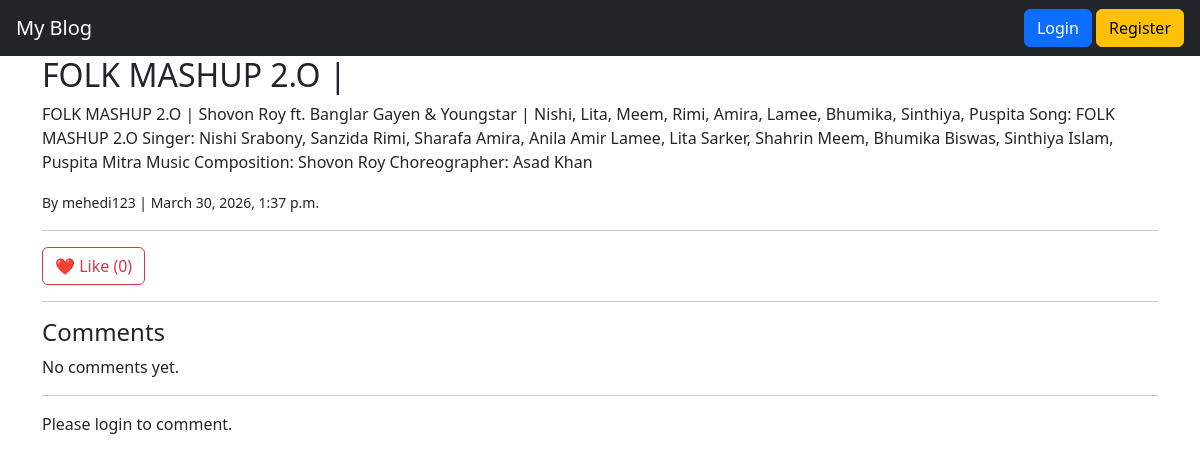
The app's page /post/2/ with its own data.
### blog/models.py (models this page shows, shortened)
class Post(models.Model):
    title = models.CharField(max_length=200)
    content = models.TextField()
    author = models.ForeignKey(User, on_delete=models.CASCADE)
    created_at = models.DateTimeField(auto_now_add=True)
    likes = models.ManyToManyField(User, related_name='post_likes', blank=True)
    def total_likes(self):
        return self.likes.count()

### blog/views.py (the view)
# urls.py: path('post/<int:id>/', views.post_detail, name='post_detail'),
def post_detail(request, id):
    post = Post.objects.get(id=id)
    comments = post.comments.all()
    return render(request, 'post_detail.html', {
        'post': post,
        'comments': comments
    })

### blog/templates/post_detail.html (shortened to what this page needs)
{% extends 'base.html' %}
{% block content %}
<h2>{{ post.title }}</h2>
<p>{{ post.content }}</p>
<small>By {{ post.author }} | {{ post.created_at }}</small>
<hr>
<form action="{% url 'like_post' post.id %}" method="POST">
    <button class="btn btn-outline-danger">
        ❤️ Like ({{ post.total_likes }})
    </button>
</form>
<hr>
<h4>Comments</h4>
{% for comment in comments %}
<div class="border p-2 mt-2">
    <strong>{{ comment.user }}</strong>
    <p>{{ comment.content }}</p>
</div>
{% empty %}
<p>No comments yet.</p>
{% endfor %}
<hr>
{% if user.is_authenticated %}
<form action="{% url 'add_comment' post.id %}" method="POST">
    {% csrf_token %}
    <textarea name="content" class="form-control" placeholder="Write a comment..." required></textarea>
    <br>
    <button class="btn btn-success">Add Comment</button>
</form>
{% else %}
<p>Please login to comment.</p>
{% endif %}
{% endblock %}

### records on screen
Post: title "FOLK MASHUP 2.O |", content "FOLK MASHUP 2.O | Shovon Roy ft. Banglar Gayen & Youngstar | Nishi, Lita, Meem, Rimi, Amira, Lamee, Bhumika, Sinthiya, Puspita Song: FOLK MASHUP 2.O Singer: Nishi Srabony, Sanzida Rimi, Sharafa Amira, Anila Amir Lamee, Lita Sarker, Shahrin Meem, Bhumika Biswas, Sinthiya Islam, Puspita Mitra Music Composition: Shovon Roy Choreographer: Asad Khan", author "mehedi123", created_at "March 30, 2026, 1:37 p.m.", total_likes "0"
